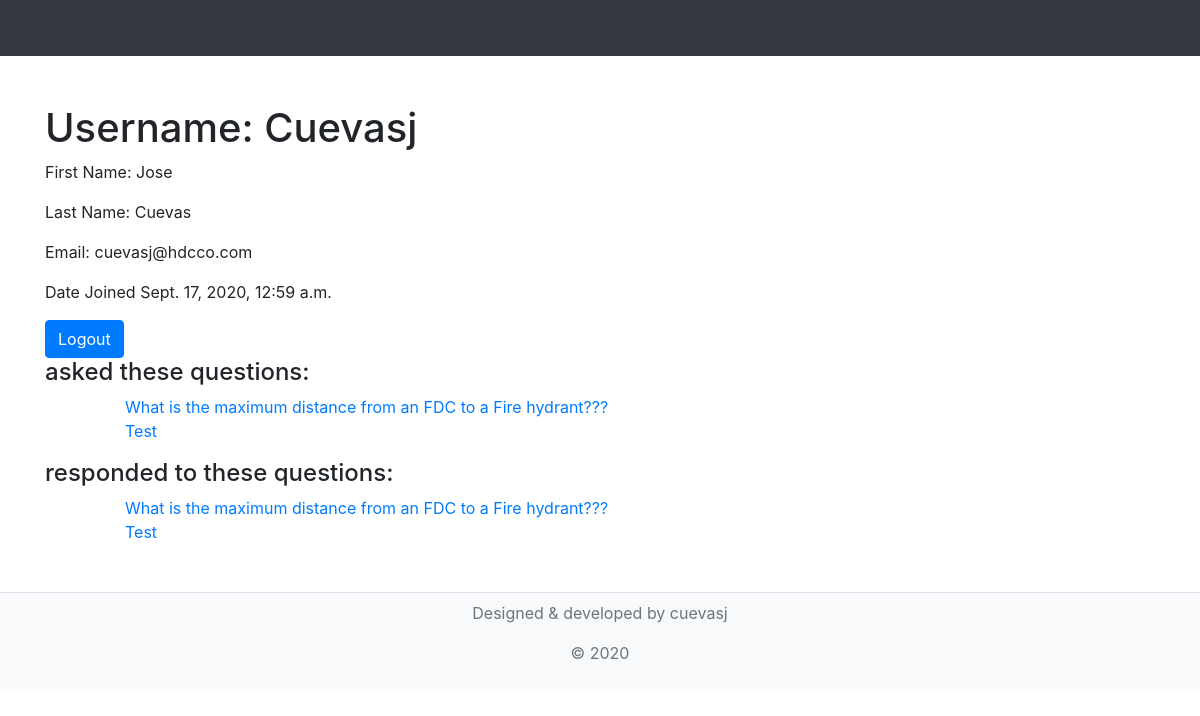
The page /users/profile/2 on the database as committed earlier.
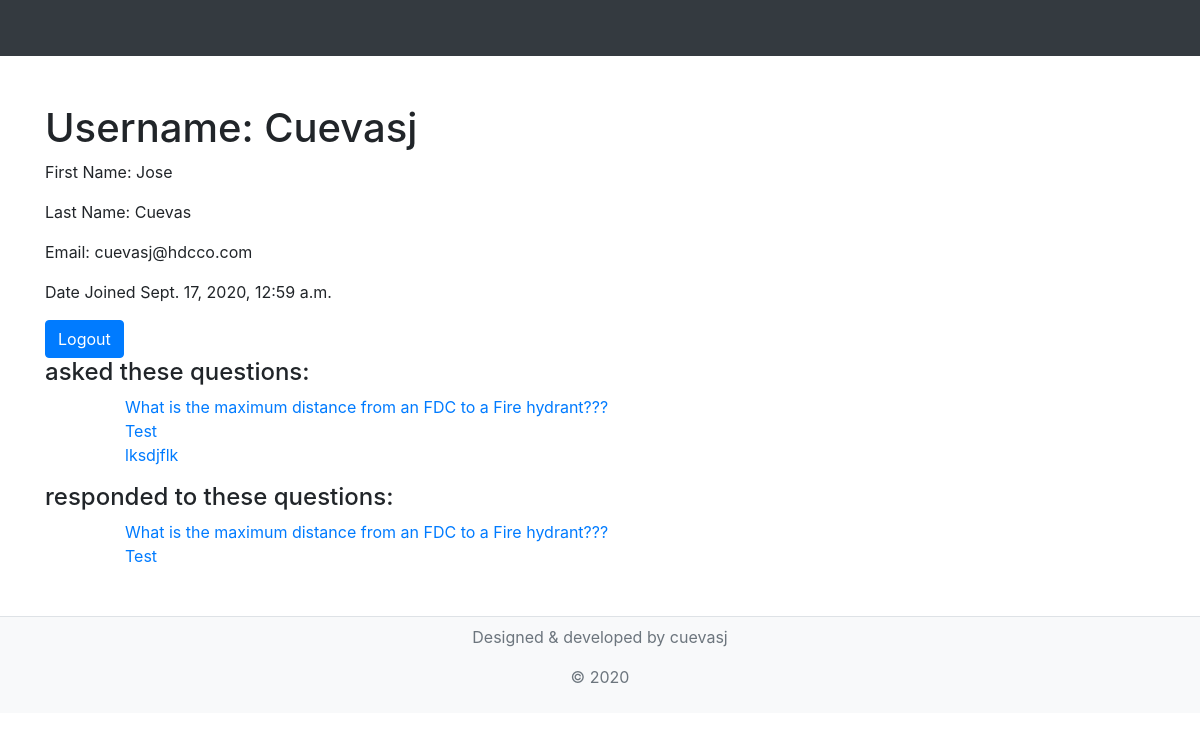
The same page on the database as committed later.
### questions/models.py (models this page shows)
class Question(models.Model):
    title = models.CharField(max_length = 255)
    body = RichTextField()
    total_votes = models.IntegerField(default=0)
    slug = models.SlugField(unique=True, max_length=100)
    tags = TaggableManager()
    created_by = models.ForeignKey(user_models.User, on_delete=models.CASCADE, related_name="questions")
    created_at = models.DateTimeField(auto_now_add=True)

### users/views.py (the view)
# urls.py: path("profile/<int:user_id>", views.profile, name="user_profile"),
def profile(request, user_id):
    profile_user = User.objects.get(pk=user_id)
    questions = Question.objects.filter(created_by=profile_user)
    answers = Answer.objects.filter(created_by=profile_user)
    answered_questions = []
    for answer in answers:
        answered_questions.append(answer.question)
    print(f"---Answers: {answers}")
    print(f"---Answered questions: {answered_questions}")
    return render(request, "users/profile.html", {
        "profile_user": profile_user,
        "questions": questions,
        "answered_questions": answered_questions})

### users/templates/users/profile.html
{% extends "questions/layout.html" %}
{% block body %}
    <h1>Username: {{profile_user.username | title}}</h1>
    <p>First Name: {{profile_user.first_name}}</p>
    <p>Last Name: {{profile_user.last_name}}</p>
    <p>Email: {{profile_user.email}}</p>
    <p>Date Joined {{profile_user.date_joined}}</p>
    <a href="{% url 'logout' %}" class="btn btn-primary">Logout</a>
    <h4>{{user.username | title}} asked these questions:</h4>
    <ul>
        {% for question in questions %}
        <ul><a href="{% url 'question_show' question.pk %}">{{ question.title }}</a></ul>
        {% endfor %}
    </ul>
    <h4>{{user.username | title}} responded to these questions:</h4>
    <ul>
        {% for answered_question in answered_questions %}
        <ul><a href="{% url 'question_show' answered_question.pk %}">{{ answered_question.title }}</a></ul>
        {% endfor %}
    </ul>
{% endblock %}

Rows that differ between the two databases and show on the page:
added Question: title "lksdjflk", shown under "asked these questions:"
